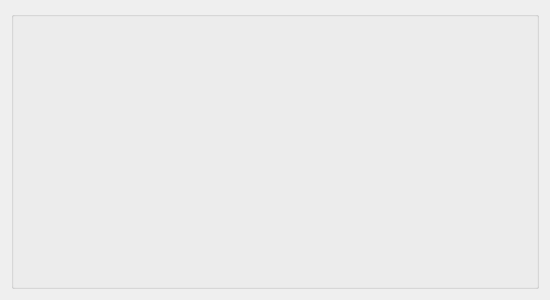
<?xml version="1.0" encoding="UTF-8"?>
<ui version="4.0">
 <class>QtTimeDisplay</class>
 <widget class="QWidget" name="QtTimeDisplay">
  <property name="geometry">
   <rect>
    <x>0</x>
    <y>0</y>
    <width>400</width>
    <height>300</height>
   </rect>
  </property>
  <property name="windowTitle">
   <string>QtTimeDisplay</string>
  </property>
  <layout class="QGridLayout" name="gridLayout">
   <item row="0" column="0">
    <widget class="QGroupBox" name="groupBox">
     <property name="title">
      <string/>
     </property>
     <layout class="QGridLayout" name="gridLayout_2">
      <item row="2" column="0" colspan="2">
       <layout class="QHBoxLayout" name="horizontalLayout">
        <item>
         <spacer name="verticalSpacer">
          <property name="orientation">
           <enum>Qt::Vertical</enum>
          </property>
          <property name="sizeHint" stdset="0">
           <size>
            <width>20</width>
            <height>40</height>
           </size>
          </property>
         </spacer>
        </item>
       </layout>
      </item>
      <item row="0" column="0" colspan="2">
       <widget class="QLabel" name="DateTime">
        <property name="minimumSize">
         <size>
          <width>500</width>
          <height>80</height>
         </size>
        </property>
        <property name="maximumSize">
         <size>
          <width>500</width>
          <height>16777215</height>
         </size>
        </property>
        <property name="font">
         <font>
          <family>Agency FB</family>
          <pointsize>36</pointsize>
          <weight>75</weight>
          <bold>true</bold>
         </font>
        </property>
        <property name="layoutDirection">
         <enum>Qt::LeftToRight</enum>
        </property>
        <property name="text">
         <string/>
        </property>
       </widget>
      </item>
      <item row="1" column="0" colspan="2">
       <widget class="QLabel" name="Countdown">
        <property name="minimumSize">
         <size>
          <width>500</width>
          <height>80</height>
         </size>
        </property>
        <property name="maximumSize">
         <size>
          <width>500</width>
          <height>16777215</height>
         </size>
        </property>
        <property name="font">
         <font>
          <family>Agency FB</family>
          <pointsize>36</pointsize>
          <weight>75</weight>
          <bold>true</bold>
         </font>
        </property>
        <property name="text">
         <string/>
        </property>
       </widget>
      </item>
     </layout>
    </widget>
   </item>
  </layout>
 </widget>
 <layoutdefault spacing="6" margin="11"/>
 <resources/>
 <connections/>
</ui>
